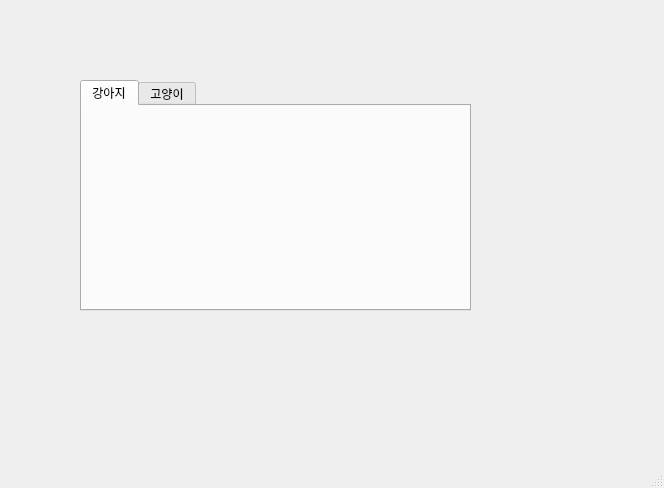
<?xml version="1.0" encoding="UTF-8"?>
<ui version="4.0">
 <class>MainWindow</class>
 <widget class="QMainWindow" name="MainWindow">
  <property name="geometry">
   <rect>
    <x>0</x>
    <y>0</y>
    <width>664</width>
    <height>488</height>
   </rect>
  </property>
  <property name="windowTitle">
   <string>MainWindow</string>
  </property>
  <widget class="QWidget" name="centralwidget">
   <widget class="QTabWidget" name="tabWidget">
    <property name="geometry">
     <rect>
      <x>80</x>
      <y>80</y>
      <width>391</width>
      <height>231</height>
     </rect>
    </property>
    <property name="currentIndex">
     <number>0</number>
    </property>
    <widget class="QWidget" name="tab1">
     <attribute name="title">
      <string>강아지</string>
     </attribute>
    </widget>
    <widget class="QWidget" name="tab2">
     <attribute name="title">
      <string>고양이</string>
     </attribute>
    </widget>
   </widget>
  </widget>
  <widget class="QMenuBar" name="menubar">
   <property name="geometry">
    <rect>
     <x>0</x>
     <y>0</y>
     <width>664</width>
     <height>24</height>
    </rect>
   </property>
  </widget>
  <widget class="QStatusBar" name="statusbar"/>
 </widget>
 <resources/>
 <connections/>
</ui>
